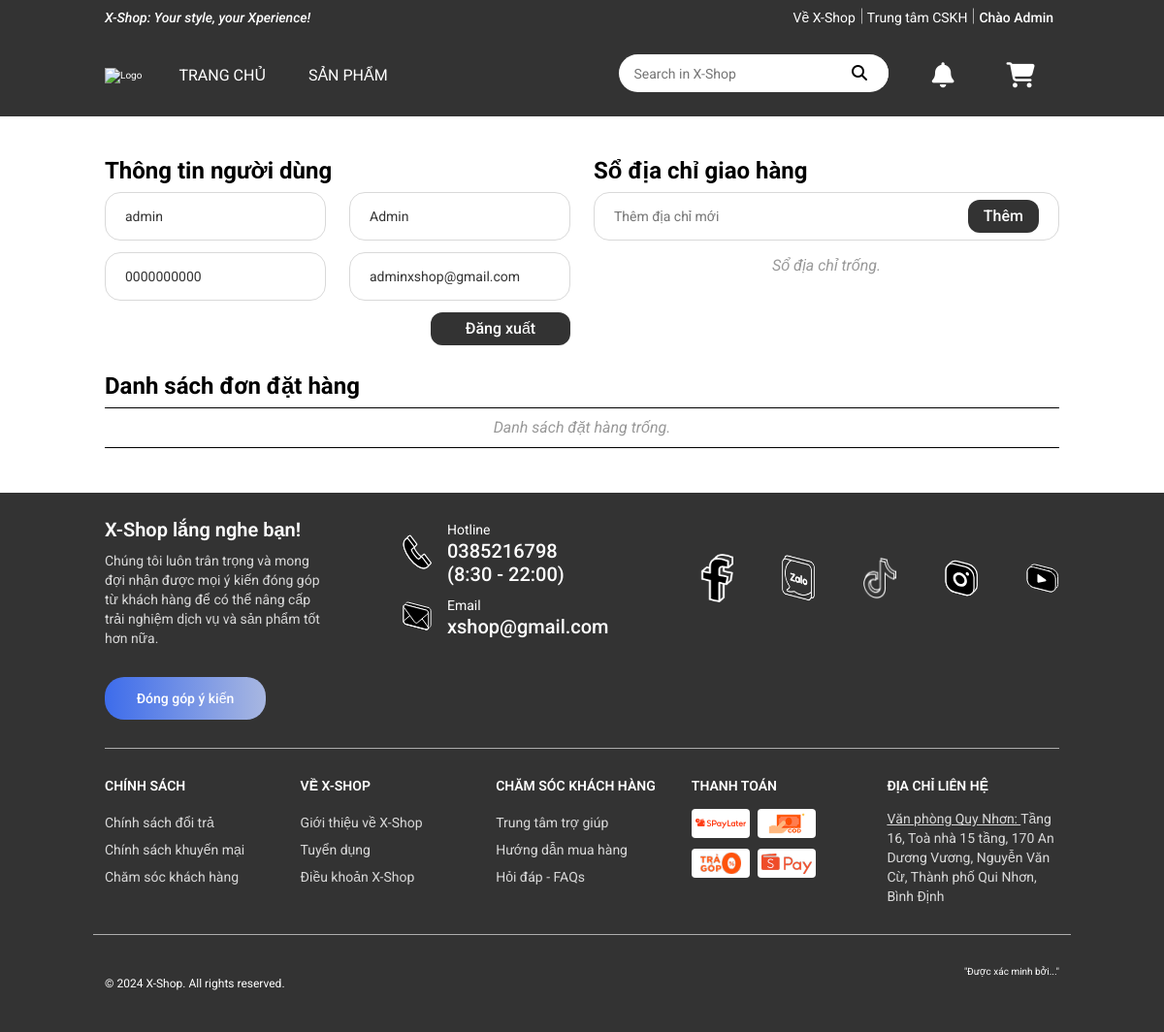
/user_view.php (signed in), run on the app's committed database.
### tables this page shows
CREATE TABLE `users` (
  `id` bigint(20) NOT NULL,
  `user_name` varchar(255) NOT NULL,
  `email` varchar(255) NOT NULL,
  `user_password` varchar(255) NOT NULL,
  `phone` varchar(15) NOT NULL,
  `user_role` enum('admin','customer') DEFAULT NULL,
  `fullname` varchar(255) NOT NULL
);

### user_view.php (the view, shortened to what this page needs)
<?php
    require_once './php/dbconnect.php';
    $get_user_info_query = "SELECT id, fullname, email, phone FROM users WHERE user_name = ?";
    $stmt = $_conn->prepare($get_user_info_query);
    $stmt->bind_param('s', $_SESSION['username']);
    $stmt->execute();
    $result = $stmt->get_result();
    $user_info = $result->fetch_assoc();
    $get_all_addresses_query = "SELECT addresses.*
                                FROM addresses
                                JOIN users
                                ON users.id = addresses.user_id
                                WHERE user_name = ?";
    $stmt = $_conn->prepare($get_all_addresses_query);
    $stmt->bind_param('s', $_SESSION['username']);
    $stmt->execute();
    $result = $stmt->get_result();
    $addresses = $result->fetch_all();
    $get_all_orders_query = "SELECT orders.id AS id, product_name, main_img, unit_price, discount_percentage, color_name, size_name, orders.quantity AS quantity
                                FROM orders
                                JOIN products_size
                                ON orders.product_size_id = products_size.id
                                JOIN products_color
                                ON products_color.id = products_size.product_color_id
                                JOIN products
                                ON products.id = products_color.product_id
                                JOIN users
                                ON orders.user_id = users.id
                                JOIN colors
                                ON products_color.color_id = colors.id
                                JOIN sizes
                                ON products_size.size_id = sizes.id
                                WHERE users.user_name = ?";
    $stmt = $_conn->prepare($get_all_orders_query);
    $stmt->bind_param('s', $_SESSION['username']);
    $stmt->execute();
    $result = $stmt->get_result();
    $orders = $result->fetch_all();
?>
<!DOCTYPE html>
<html lang="en">
<head>
    <link rel="stylesheet" href="https://cdnjs.cloudflare.com/ajax/libs/normalize/8.0.1/normalize.min.css">
    <link rel="stylesheet" href="../css/grid.css">
    <link rel="stylesheet" href="../css/base.css">
    <link rel="stylesheet" href="../css/main.css">
    <link rel="stylesheet" href="https://cdnjs.cloudflare.com/ajax/libs/font-awesome/6.5.1/css/all.min.css">
</head>
<body>
    <div class="app">
        <?php include "header.php" ?>
        <div class="container">
            <div class="grid wide">
                <div class="row">
                    <div class="col l-6">
                        <div class="user__session">
                            <div class="user__session-heading">
                                Thông tin người dùng
                            </div>
                            <div class="user__session-content">
                                <div class="row ud__row-padding-v6">
                                    <div class="col l-6">
                                        <span class="user__form-control"><?php echo $_SESSION['username']; ?></span>
                                    </div>
                                    <div class="col l-6">
                                        <input type="text" name="user_info" placeholder="Họ tên" class="user__form-control js-input--fullname" value="<?php echo $user_info['fullname'] ?>" required>
                                    </div>
                                </div>
                                <div class="row ud__row-padding-v6">
                                    <div class="col l-6">
                                        <input type="tel" name="user_info" placeholder="Số điện thoại" class="user__form-control js-input--phone" value="<?php echo $user_info['phone'] ?>" required>
                                    </div>
                                    <div class="col l-6">
                                        <input type="email" name="user_info" placeholder="Email" class="user__form-control js-input--email" value="<?php echo $user_info['email'] ?>" required>
                                    </div>
                                </div>
                                <div class="row ud__row-padding-v6">
                                    <div class="col l-4 l-o-4">
                                    </div>
                                    <div class="col l-4">
                                        <button class="user__button user__button--action js-logout-button">Đăng xuất</button>
                                    </div>
                                </div>
                            </div>
                        </div>
                    </div>
                    <div class="col l-6">
                        <div class="user__session">
                            <div class="user__session-heading">
                                Sổ địa chỉ giao hàng
                            </div>
                            <div id="user__address-container" class="user__session-content">
                                <div class="row ud__row-padding-v6">
                                    <div class="col l-12">
                                        <label for="user__input-new-address" class="user__form-control">
                                            <input id="user__input-new-address" type="text" name="" placeholder="Thêm địa chỉ mới" class="user__form-control user__form-control--new-address js-input--new-address" value="" required>
                                            <button class="user__button js-add-new-address-button">Thêm</button>
                                        </label>
                                    </div>
                                </div>
                                <div class="row">
                                    <span class="message--empty js-message-empty-address <?php echo (count($addresses) == 0 ? '' : 'hidden_tag'); ?>">Sổ địa chỉ trống.</span>
                                </div>
                            </div>
                        </div>
                    </div>
                </div>
                <div class="row">
                    <div class="col l-12">
                        <div class="user__session user__session--orders">
                            <div class="user__session-heading">
                                Danh sách đơn đặt hàng
                            </div>
                            <div class="user__session-content user__session-content--orders">
                                <div class="row">
                                    <span class="message--empty js-message-empty-order <?php echo (count($orders) == 0 ? '' : 'hidden_tag'); ?>">Danh sách đặt hàng trống.</span>
                                </div>
                            </div>
                        </div>
                    </div>
                </div>
            </div>
        </div>
        <?php include "footer.php" ?>
    </div>
</body>
</html>

### css/grid.css (style rules this page uses)
.grid { width: 100%; display: block; padding: 0; }
.grid.wide { max-width: 1200px; margin: 0 auto; }
.row { display: flex; flex-wrap: wrap; margin-left: -4px; margin-right: -4px; }
.col { padding-left: 4px; padding-right: 4px; }
@media (min-width: 740px) { .row { margin-left: -8px; margin-right: -8px; } }
@media (min-width: 740px) { .col { padding-left: 8px; padding-right: 8px; } }
@media (min-width: 1113px) { .row { margin-left: -12px; margin-right: -12px; } }
@media (min-width: 1113px) { .col { padding-left: 12px; padding-right: 12px; } }
@media (min-width: 1113px) { .l-1, .l-2, .l-2-4, .l-3, .l-4, .l-5, .l-6, .l-7, .l-8, .l-9, .l-10, .l-11, .l-12 { display: block; } }
@media (min-width: 1113px) { .l-4 { flex: 0 0 33.33333%; max-width: 33.33333%; } }
@media (min-width: 1113px) { .l-6 { flex: 0 0 50%; max-width: 50%; } }
@media (min-width: 1113px) { .l-12 { flex: 0 0 100%; max-width: 100%; } }
@media (min-width: 1113px) { .l-o-4 { margin-left: 33.33333%; } }
@media (min-width: 1024px) and (max-width: 1239px) { .wide { width: 984px; } }
@media (min-width: 1024px) and (max-width: 1239px) { .wide .row { margin-left: -12px; margin-right: -12px; } }
@media (min-width: 1024px) and (max-width: 1239px) { .wide .col { padding-left: 12px; padding-right: 12px; } }
@media (min-width: 1024px) and (max-width: 1239px) { .wide .l-1, .wide .l-2, .wide .l-2-4, .wide .l-3, .wide .l-4, .wide .l-5, .wide .l-6, .wide .l-7, .wide .l-8, .wide .l-9, .wide .l-10, .wide .l-11, .wide .l-12 { display: block; } }
@media (min-width: 1024px) and (max-width: 1239px) { .wide .l-4 { flex: 0 0 33.33333%; max-width: 33.33333%; } }
@media (min-width: 1024px) and (max-width: 1239px) { .wide .l-6 { flex: 0 0 50%; max-width: 50%; } }
@media (min-width: 1024px) and (max-width: 1239px) { .wide .l-12 { flex: 0 0 100%; max-width: 100%; } }
@media (min-width: 1024px) and (max-width: 1239px) { .wide .l-o-4 { margin-left: 33.33333%; } }

### css/base.css (style rules this page uses)
:root { --white-color: #fff; --black-color: #000; --text-color: #333; --topbar-height: 36px; --header-inner-height: 84px; --header-height: calc(var(--topbar-height) + var(--header-inner-height)); --header-inner-button-height: calc(var(--header-inner-height) - 4px); }
* { box-sizing: inherit; }
html { font-size: 62.5%; line-height: 1.6rem; box-sizing: border-box; font-family: 'Roboto', sans-serif; }
.ud__row-padding-v6 { padding-top: 6px; padding-bottom: 6px; }

### css/main.css (style rules this page uses)
.container { display: flex; padding-bottom: 40px; padding-top: calc(40px + var(--header-height)); }
.user__form-control { background: #fff; border: 1px solid #d9d9d9; box-sizing: border-box; border-radius: 16px; height: 50px; width: 100%; padding: 5px 20px; transition: all .2s; display: flex; align-items: center; font-size: 1.4rem; color: var(--text-color); overflow: hidden; }
.user__button { margin-left: auto; border: none; background-color: rgba(0, 0, 0, 0.8); color: #fff; padding: 8px 16px; border-radius: 12px; font-weight: 500; cursor: pointer; font-size: 1.6rem; }
input.user__form-control.user__form-control--new-address { border: none; outline: none; padding: 0; }
.user__session-heading { font-size: 2.4rem; font-weight: bolder; padding: 8px 0; }
.message--empty { margin: auto; font-size: 1.6rem; color: #999; font-style: italic; padding: 12px 0; }
.user__session.user__session--orders { margin-top: 2rem; }
.user__session-content.user__session-content--orders { border-top: #000 1px solid; border-bottom: #000 1px solid; margin-top: 6px; margin-bottom: 6px; }
.user__button--action { width: 100%; }

### data on the page
users: user_info "Admin", user_info "0000000000", user_info "adminxshop@gmail.com"

### other printed values
$_SESSION['fullname'] "Admin"
$_SESSION['username'] "admin"
